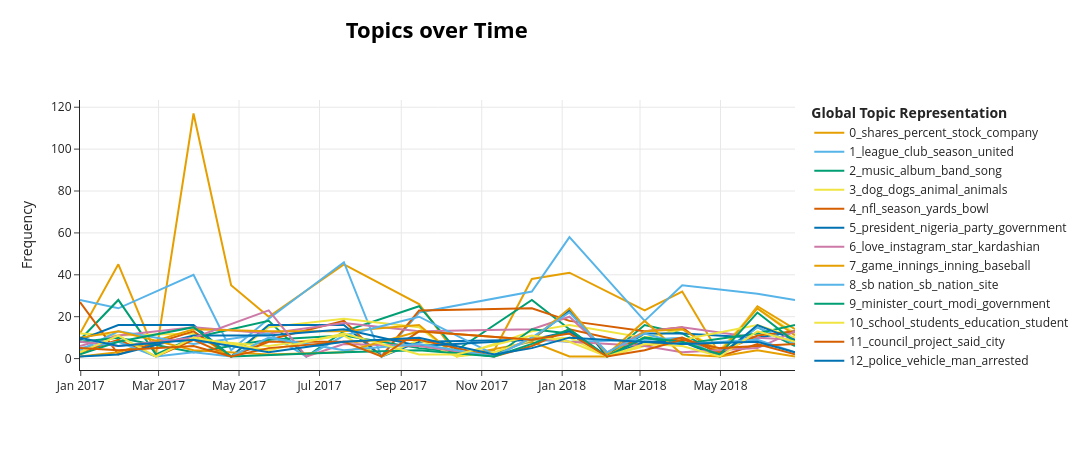

Notebook code cell kept with this figure:
### Code cell
# visualize the topics over time:
temporal_topic_model.visualize_topics_over_time(topics_over_time, top_n_topics=20)

### Figure 1 — Plotly figure (JSON) as saved in the notebook; plotly's stock layout.template omitted (floating-point values rounded to 4 significant figures)
{"data": [{"hoverinfo": "text", "hovertext": ["<b>Topic 0</b><br>Words: shares, company, ally, ally financial, financial", "<b>Topic 0</b><br>Words: percent, shares, price, market, company", "<b>Topic 0</b><br>Words: rooms, department, expenses, percent, labor", "<b>Topic 0</b><br>Words: percent, shares, company, fitch, million", "<b>Topic 0</b><br>Words: fitch, company, percent, q1, ratings", "<b>Topic 0</b><br>Words: rates, shares, debt, cent, company", "<b>Topic 0</b><br>Words: percent, growth, quarter, company, stock", "<b>Topic 0</b><br>Words: shares, stock, price, company, quarter", "<b>Topic 0</b><br>Words: powell, cent, rate cent, rate, deposits", "<b>Topic 0</b><br>Words: fed, oil, strategies, investors, rate", "<b>Topic 0</b><br>Words: percent, index, shares, inflation, fed", "<b>Topic 0</b><br>Words: stock, percent, shares, billion, analysts", "<b>Topic 0</b><br>Words: fed, percent, stock, rate, price", "<b>Topic 0</b><br>Words: quarter, market, shares, stock, percent", "<b>Topic 0</b><br>Words: arrowhead, stock, pharma, atr, analysts", "<b>Topic 0</b><br>Words: shares, bank, stock, rate, investors", "<b>Topic 0</b><br>Words: inflation, prices, scotiabank, percent, bank"], "marker": {"color": "#E69F00"}, "mode": "lines", "name": "0_shares_percent_stock_company", "type": "scatter", "x": ["2016-12-31T10:19:12", "2017-01-29T12:00:00", "2017-02-27T00:00:00", "2017-03-27T12:00:00", "2017-04-25T00:00:00", "2017-05-23T12:00:00", "2017-07-19T12:00:00", "2017-09-14T12:00:00", "2017-10-13T00:00:00", "2017-11-10T12:00:00", "2017-12-09T00:00:00", "2018-01-06T12:00:00", "2018-03-04T12:00:00", "2018-04-02T00:00:00", "2018-04-30T12:00:00", "2018-05-29T00:00:00", "2018-06-26T12:00:00"], "y": [12, 45, 2, 117, 35, 20, 45, 26, 2, 4, 38, 41, 23, 32, 2, 25, 14]}, {"hoverinfo": "text", "hovertext": ["<b>Topic 1</b><br>Words: league, premier league, club, united, season", "<b>Topic 1</b><br>Words: league, club, goal, manchester, arsenal", "<b>Topic 1</b><br>Words: chelsea, league, season, club, united", "<b>Topic 1</b><br>Words: league, mourinho, liverpool, bailly, season", "<b>Topic 1</b><br>Words: league, club, season, premier, premier league", "<b>Topic 1</b><br>Words: league, premier league, united, premier, bt sport", "<b>Topic 1</b><br>Words: valley police, perfect opportunity, thames valley, thames, motorists", "<b>Topic 1</b><br>Words: league, club, flags, team, season", "<b>Topic 1</b><br>Words: league, united, club, season, win", "<b>Topic 1</b><br>Words: league, club, united, premier league, season", "<b>Topic 1</b><br>Words: league, club, season, manchester, walsh", "<b>Topic 1</b><br>Words: villa, league, season, club, champions", "<b>Topic 1</b><br>Words: league, club, chelsea, players, madrid", "<b>Topic 1</b><br>Words: club, league, season, madrid, roosters"], "marker": {"color": "#56B4E9"}, "mode": "lines", "name": "1_league_club_season_united", "type": "scatter", "x": ["2016-12-31T10:19:12", "2017-01-29T12:00:00", "2017-03-27T12:00:00", "2017-04-25T00:00:00", "2017-05-23T12:00:00", "2017-07-19T12:00:00", "2017-08-17T00:00:00", "2017-09-14T12:00:00", "2017-12-09T00:00:00", "2018-01-06T12:00:00", "2018-03-04T12:00:00", "2018-04-02T00:00:00", "2018-05-29T00:00:00", "2018-06-26T12:00:00"], "y": [28, 24, 40, 4, 19, 46, 1, 22, 32, 58, 18, 35, 31, 28]}, {"hoverinfo": "text", "hovertext": ["<b>Topic 2</b><br>Words: carey, music, favorite, new year, productions", "<b>Topic 2</b><br>Words: music, album, song, band, singer", "<b>Topic 2</b><br>Words: wood, musical, residing, monk, lent", "<b>Topic 2</b><br>Words: prince, arena, band, album, tour", "<b>Topic 2</b><br>Words: album, music, band, love, song", "<b>Topic 2</b><br>Words: album, previously, tracks, variety, original version", "<b>Topic 2</b><br>Words: music, band, album, concert, song", "<b>Topic 2</b><br>Words: ballet, music, album, poppy, segerstrom", "<b>Topic 2</b><br>Words: music, label, band, kelly, says", "<b>Topic 2</b><br>Words: music, band, album, songs, song", "<b>Topic 2</b><br>Words: music, album, grammy, song, jazz", "<b>Topic 2</b><br>Words: companies share, process making, alicia, powell, oscar", "<b>Topic 2</b><br>Words: band, concert, music, song, dance", "<b>Topic 2</b><br>Words: miami, music, diet, band, video", "<b>Topic 2</b><br>Words: rocket man, rocket, elton john, elton, composed", "<b>Topic 2</b><br>Words: band, music, album, songs, black", "<b>Topic 2</b><br>Words: music, chichester, whats, day green, festival"], "marker": {"color": "#009E73"}, "mode": "lines", "name": "2_music_album_band_song", "type": "scatter", "x": ["2016-12-31T10:19:12", "2017-01-29T12:00:00", "2017-02-27T00:00:00", "2017-03-27T12:00:00", "2017-05-23T12:00:00", "2017-06-21T00:00:00", "2017-07-19T12:00:00", "2017-09-14T12:00:00", "2017-10-13T00:00:00", "2017-12-09T00:00:00", "2018-01-06T12:00:00", "2018-02-04T00:00:00", "2018-03-04T12:00:00", "2018-04-02T00:00:00", "2018-04-30T12:00:00", "2018-05-29T00:00:00", "2018-06-26T12:00:00"], "y": [9, 28, 2, 10, 18, 1, 13, 25, 4, 28, 14, 1, 16, 12, 2, 15, 6]}, {"hoverinfo": "text", "hovertext": ["<b>Topic 3</b><br>Words: dog, ivory, dogs, said, year", "<b>Topic 3</b><br>Words: rumor, boyles, dog, westminster, hatfield", "<b>Topic 3</b><br>Words: rabbit, ash, species, tree, dogs", "<b>Topic 3</b><br>Words: flight, cat, seated, said told, united flight", "<b>Topic 3</b><br>Words: dog, dogs, labrador, muskrat, hunter", "<b>Topic 3</b><br>Words: 40, bella, shark, dog, moose", "<b>Topic 3</b><br>Words: deer, animal, bird, disease, animals", "<b>Topic 3</b><br>Words: kittens, yoga, play able, people relax, adoptions", "<b>Topic 3</b><br>Words: deer, cats, dog, burgess, turtle", "<b>Topic 3</b><br>Words: dog, animal, dogs, whitefish, harri", "<b>Topic 3</b><br>Words: whales, shark, fishing, lion, zoo", "<b>Topic 3</b><br>Words: elephants, animals, nest, dogs, dog", "<b>Topic 3</b><br>Words: new zealand, zealand, cows, 000 cows, 150 000", "<b>Topic 3</b><br>Words: pet, dog, pets, cats, dogs", "<b>Topic 3</b><br>Words: dogs, bear, animals, dog, animal"], "marker": {"color": "#F0E442"}, "mode": "lines", "name": "3_dog_dogs_animal_animals", "type": "scatter", "x": ["2016-12-31T10:19:12", "2017-01-29T12:00:00", "2017-03-27T12:00:00", "2017-04-25T00:00:00", "2017-05-23T12:00:00", "2017-07-19T12:00:00", "2017-09-14T12:00:00", "2017-10-13T00:00:00", "2017-12-09T00:00:00", "2018-01-06T12:00:00", "2018-03-04T12:00:00", "2018-04-02T00:00:00", "2018-04-30T12:00:00", "2018-05-29T00:00:00", "2018-06-26T12:00:00"], "y": [12, 11, 12, 1, 15, 19, 15, 1, 13, 16, 10, 14, 4, 24, 12]}, {"hoverinfo": "text", "hovertext": ["<b>Topic 4</b><br>Words: nfl, season, yards, game, coach", "<b>Topic 4</b><br>Words: night lights, lights, sports, political, documentary series", "<b>Topic 4</b><br>Words: super bowl, bowl, super, season, offseason", "<b>Topic 4</b><br>Words: packers, round, overall, nfl, draft", "<b>Topic 4</b><br>Words: mcmanus, ingram, beasley, cowboys, nfl", "<b>Topic 4</b><br>Words: super bowl, bowl, nfl, super, season", "<b>Topic 4</b><br>Words: packer, seattle, rodgers, defense, yards", "<b>Topic 4</b><br>Words: nfl, week, season, yards, game", "<b>Topic 4</b><br>Words: nfl, season, yards, quarterback, game", "<b>Topic 4</b><br>Words: bowl, super bowl, patriots, super, brady", "<b>Topic 4</b><br>Words: nfl, rams, season, notre dame, notre", "<b>Topic 4</b><br>Words: draft, nfl, quarterback, ucla, miller", "<b>Topic 4</b><br>Words: vinatieri, yards, nfl, record, saints", "<b>Topic 4</b><br>Words: espn, beadle, greenberg, nfl, chiefs", "<b>Topic 4</b><br>Words: cowboys, america team, ryan, team, dallas cowboys"], "marker": {"color": "#D55E00"}, "mode": "lines", "name": "4_nfl_season_yards_bowl", "type": "scatter", "x": ["2016-12-31T10:19:12", "2017-01-29T12:00:00", "2017-03-27T12:00:00", "2017-04-25T00:00:00", "2017-05-23T12:00:00", "2017-07-19T12:00:00", "2017-08-17T00:00:00", "2017-09-14T12:00:00", "2017-12-09T00:00:00", "2018-01-06T12:00:00", "2018-03-04T12:00:00", "2018-04-02T00:00:00", "2018-04-30T12:00:00", "2018-05-29T00:00:00", "2018-06-26T12:00:00"], "y": [27, 2, 13, 1, 9, 18, 1, 23, 24, 18, 13, 15, 1, 7, 2]}, {"hoverinfo": "text", "hovertext": ["<b>Topic 5</b><br>Words: nigeria, president, rivers, alkali, state", "<b>Topic 5</b><br>Words: president, party, nigeria, gambia, prof", "<b>Topic 5</b><br>Words: president, zuma, party, mugabe, mnangagwa", "<b>Topic 5</b><br>Words: action task, law office, including law, financial action, increased scrutiny", "<b>Topic 5</b><br>Words: nigeria, click, share, ask, tribunal", "<b>Topic 5</b><br>Words: party, anc, president, buhari, chairperson", "<b>Topic 5</b><br>Words: region, addo, state agreed, president, council state", "<b>Topic 5</b><br>Words: mnangagwa, mugabe, president, addo, zanu", "<b>Topic 5</b><br>Words: party, pdp, convention, national, 2019", "<b>Topic 5</b><br>Words: nigeria, kanu, president, court, god", "<b>Topic 5</b><br>Words: kenya, celebrations, south africa, undertook, day celebrations", "<b>Topic 5</b><br>Words: land, sars, property, buhari, president", "<b>Topic 5</b><br>Words: nigeria, state, police, buhari, benue", "<b>Topic 5</b><br>Words: investigative journalism, nigeria, government, zanu, zanu pf", "<b>Topic 5</b><br>Words: party, president, elections, dpp, government"], "marker": {"color": "#0072B2"}, "mode": "lines", "name": "5_president_nigeria_party_government", "type": "scatter", "x": ["2016-12-31T10:19:12", "2017-01-29T12:00:00", "2017-03-27T12:00:00", "2017-04-25T00:00:00", "2017-05-23T12:00:00", "2017-07-19T12:00:00", "2017-08-17T00:00:00", "2017-09-14T12:00:00", "2017-12-09T00:00:00", "2018-01-06T12:00:00", "2018-02-04T00:00:00", "2018-03-04T12:00:00", "2018-04-02T00:00:00", "2018-05-29T00:00:00", "2018-06-26T12:00:00"], "y": [9, 16, 16, 1, 16, 16, 1, 8, 9, 23, 1, 12, 12, 10, 13]}, {"hoverinfo": "text", "hovertext": ["<b>Topic 6</b><br>Words: luann, born, wedding, zarin, jill zarin", "<b>Topic 6</b><br>Words: ruth, rosario, love, rosario dawson, eric", "<b>Topic 6</b><br>Words: thread link, thread, reply, link, parent thread", "<b>Topic 6</b><br>Words: beyoncé, twins, june 14, 14 2017, kylie", "<b>Topic 6</b><br>Words: richie, angelina, ashley, love, heidi", "<b>Topic 6</b><br>Words: kardashian, lorde, disick, love, like", "<b>Topic 6</b><br>Words: amc, comics, rick, carl, toffolo", "<b>Topic 6</b><br>Words: courtney, video, ann, winner, star", "<b>Topic 6</b><br>Words: britney, uma, josh, kevin, stamos", "<b>Topic 6</b><br>Words: tricia, love, hannah, vicki, family", "<b>Topic 6</b><br>Words: accident, wardrobe, purpose, faryal, dress", "<b>Topic 6</b><br>Words: kardashian, ashley, true, danielle, justgiving", "<b>Topic 6</b><br>Words: blair, scarlett, love, instagram, noel"], "marker": {"color": "#CC79A7"}, "mode": "lines", "name": "6_love_instagram_star_kardashian", "type": "scatter", "x": ["2016-12-31T10:19:12", "2017-01-29T12:00:00", "2017-03-27T12:00:00", "2017-05-23T12:00:00", "2017-07-19T12:00:00", "2017-09-14T12:00:00", "2017-12-09T00:00:00", "2018-01-06T12:00:00", "2018-02-04T00:00:00", "2018-03-04T12:00:00", "2018-04-02T00:00:00", "2018-05-29T00:00:00", "2018-06-26T12:00:00"], "y": [6, 11, 15, 12, 17, 13, 14, 20, 3, 13, 15, 10, 9]}, {"hoverinfo": "text", "hovertext": ["<b>Topic 7</b><br>Words: st louis, louis, stillman, time talked, winter classic", "<b>Topic 7</b><br>Words: baseball, season, hander, manager, catchers", "<b>Topic 7</b><br>Words: season, game, runs, innings, games", "<b>Topic 7</b><br>Words: hits, innings, inning, plate, game", "<b>Topic 7</b><br>Words: inning, game, stanton, chapo, el chapo", "<b>Topic 7</b><br>Words: game, series, royals, sox, elks", "<b>Topic 7</b><br>Words: inning, warren, game, chapman, pitched", "<b>Topic 7</b><br>Words: yankees, maris, stanton, baseball, season", "<b>Topic 7</b><br>Words: thompson, team usa, chilton, usa, junior men", "<b>Topic 7</b><br>Words: maldonado, visits, mound, game, ramirez", "<b>Topic 7</b><br>Words: innings, pitcher, game, inning, hits", "<b>Topic 7</b><br>Words: innings, game, season, pitches, sox", "<b>Topic 7</b><br>Words: owensboro, shepherd, 12th season, season collegiate, league brand", "<b>Topic 7</b><br>Words: innings, game, inning, runs, season", "<b>Topic 7</b><br>Words: baseball, inning, game, innings, rays"], "marker": {"color": "#E69F00"}, "mode": "lines", "name": "7_game_innings_inning_baseball", "type": "scatter", "x": ["2016-12-31T10:19:12", "2017-01-29T12:00:00", "2017-03-27T12:00:00", "2017-05-23T12:00:00", "2017-07-19T12:00:00", "2017-09-14T12:00:00", "2017-10-13T00:00:00", "2017-12-09T00:00:00", "2018-01-06T12:00:00", "2018-02-04T00:00:00", "2018-03-04T12:00:00", "2018-04-02T00:00:00", "2018-04-30T12:00:00", "2018-05-29T00:00:00", "2018-06-26T12:00:00"], "y": [1, 3, 14, 13, 13, 16, 1, 8, 1, 1, 13, 14, 3, 24, 11]}, {"hoverinfo": "text", "hovertext": ["<b>Topic 8</b><br>Words: 2009, 2007, 2008, 2011, 2010", "<b>Topic 8</b><br>Words: 2014, 2015, 2013, 2016, account", "<b>Topic 8</b><br>Words: login, account, newsday, mic, subscriber", "<b>Topic 8</b><br>Words: subscriber, content, log, password, notifications", "<b>Topic 8</b><br>Words: cartoons, featured, week featured, category issues, editorials", "<b>Topic 8</b><br>Words: sb nation, sb, nation, site, advertisement", "<b>Topic 8</b><br>Words: aim, aol, chat, messenger, instant messenger", "<b>Topic 8</b><br>Words: notifications, click create, key words, search results, create", "<b>Topic 8</b><br>Words: postmedia, login, pages, rory, coin", "<b>Topic 8</b><br>Words: metro, news, bicara, news metro, pagi", "<b>Topic 8</b><br>Words: sign, account, sign using, email, registering", "<b>Topic 8</b><br>Words: nation, sign, site, identity politics, password", "<b>Topic 8</b><br>Words: articles, coverage news, access digital, enjoy best, ways hope", "<b>Topic 8</b><br>Words: newsletter, nation, sign, today newsletter, cbs sports", "<b>Topic 8</b><br>Words: metro, news, news metro, pagi, subscriber"], "marker": {"color": "#56B4E9"}, "mode": "lines", "name": "8_sb nation_sb_nation_site", "type": "scatter", "x": ["2016-12-31T10:19:12", "2017-01-29T12:00:00", "2017-03-27T12:00:00", "2017-05-23T12:00:00", "2017-06-21T00:00:00", "2017-07-19T12:00:00", "2017-09-14T12:00:00", "2017-11-10T12:00:00", "2017-12-09T00:00:00", "2018-01-06T12:00:00", "2018-03-04T12:00:00", "2018-04-02T00:00:00", "2018-04-30T12:00:00", "2018-05-29T00:00:00", "2018-06-26T12:00:00"], "y": [4, 13, 7, 12, 1, 11, 20, 2, 9, 8, 9, 10, 1, 15, 7]}, {"hoverinfo": "text", "hovertext": ["<b>Topic 9</b><br>Words: party, temple, women, desai, akhilesh", "<b>Topic 9</b><br>Words: assembly, minister, sinha, chief minister, urdu", "<b>Topic 9</b><br>Words: mallya, extradition, india, film, modern times", "<b>Topic 9</b><br>Words: farmers, flour, abdul, mla, naik", "<b>Topic 9</b><br>Words: modi, minister, ansari, gandhi, india", "<b>Topic 9</b><br>Words: gandhi, bjp, development, modi, shah", "<b>Topic 9</b><br>Words: sikkim, hon, mr justice, museum, high court", "<b>Topic 9</b><br>Words: modi, minister, prime minister, prime, gandhi", "<b>Topic 9</b><br>Words: kashmir, minister, police, azaadi, court", "<b>Topic 9</b><br>Words: clashes, republic day, uttar pradesh, uttar, pradesh", "<b>Topic 9</b><br>Words: court, high court, kashmir, government, bhat", "<b>Topic 9</b><br>Words: minister, rape, court, woman, congress", "<b>Topic 9</b><br>Words: minister, chief, chief minister, assam, government", "<b>Topic 9</b><br>Words: najib, court, minister, delhi, government"], "marker": {"color": "#009E73"}, "mode": "lines", "name": "9_minister_court_modi_government", "type": "scatter", "x": ["2016-12-31T10:19:12", "2017-01-29T12:00:00", "2017-03-27T12:00:00", "2017-05-23T12:00:00", "2017-07-19T12:00:00", "2017-09-14T12:00:00", "2017-11-10T12:00:00", "2017-12-09T00:00:00", "2018-01-06T12:00:00", "2018-02-04T00:00:00", "2018-03-04T12:00:00", "2018-04-02T00:00:00", "2018-05-29T00:00:00", "2018-06-26T12:00:00"], "y": [8, 10, 3, 9, 11, 5, 1, 14, 12, 1, 10, 7, 12, 16]}, {"hoverinfo": "text", "hovertext": ["<b>Topic 10</b><br>Words: guerra, nevada, connecting, nevada county, perseverance", "<b>Topic 10</b><br>Words: students, student, school, vision, education", "<b>Topic 10</b><br>Words: process creating, greeting, experimentation, evident, creating", "<b>Topic 10</b><br>Words: school, schools, students, program, education", "<b>Topic 10</b><br>Words: school, board, education, charter, king", "<b>Topic 10</b><br>Words: school, schools, uci, homework, students", "<b>Topic 10</b><br>Words: professional, educators, professional development, learning, tennessee", "<b>Topic 10</b><br>Words: school, students, college, dong, student", "<b>Topic 10</b><br>Words: mohawk, classroom, welding, thousand feet, city school", "<b>Topic 10</b><br>Words: school, board, dresden, school board, elementary", "<b>Topic 10</b><br>Words: school, students, high school, student, gifted", "<b>Topic 10</b><br>Words: school, dutta, students, education, college", "<b>Topic 10</b><br>Words: school, aid, counselors, students, schools", "<b>Topic 10</b><br>Words: turning point, students, school, turning, creighton", "<b>Topic 10</b><br>Words: school, student, schools, students, education", "<b>Topic 10</b><br>Words: school, students, education, schools, high school", "<b>Topic 10</b><br>Words: schools, school, knowledge, durand, education"], "marker": {"color": "#F0E442"}, "mode": "lines", "name": "10_school_students_education_student", "type": "scatter", "x": ["2016-12-31T10:19:12", "2017-01-29T12:00:00", "2017-02-27T00:00:00", "2017-03-27T12:00:00", "2017-05-23T12:00:00", "2017-07-19T12:00:00", "2017-08-17T00:00:00", "2017-09-14T12:00:00", "2017-10-13T00:00:00", "2017-11-10T12:00:00", "2017-12-09T00:00:00", "2018-01-06T12:00:00", "2018-02-04T00:00:00", "2018-03-04T12:00:00", "2018-04-02T00:00:00", "2018-05-29T00:00:00", "2018-06-26T12:00:00"], "y": [2, 9, 1, 9, 6, 11, 1, 9, 1, 3, 9, 10, 1, 6, 9, 16, 10]}, {"hoverinfo": "text", "hovertext": ["<b>Topic 11</b><br>Words: lancashire, citgo, oak, ribble, preston", "<b>Topic 11</b><br>Words: mansion, traffic, semple, plastic, wedding", "<b>Topic 11</b><br>Words: minnesota, economic, southeast, planning, fourth quarter", "<b>Topic 11</b><br>Words: bart, railway, sutton, museum, allison", "<b>Topic 11</b><br>Words: toowoomba, contributed, home, sqm, rd", "<b>Topic 11</b><br>Words: flyover, joints, bridge, work, project", "<b>Topic 11</b><br>Words: frazier, council, city, charlie, council members", "<b>Topic 11</b><br>Words: museum, railway, electric, buffalo, permit", "<b>Topic 11</b><br>Words: caltrans, southbound, lanes, project, mph speed", "<b>Topic 11</b><br>Words: metro, considine, railway, akron, line", "<b>Topic 11</b><br>Words: council, roads, building, said, coast", "<b>Topic 11</b><br>Words: motorway, streets, housing, children, freeway", "<b>Topic 11</b><br>Words: trains, village, bridge, london, london bridge", "<b>Topic 11</b><br>Words: pool, new location, spas, apartment, daniel", "<b>Topic 11</b><br>Words: amtrak, ranch, plastic, cars, camel", "<b>Topic 11</b><br>Words: cleaning, project, amherst, museum, pushkin"], "marker": {"color": "#D55E00"}, "mode": "lines", "name": "11_council_project_said_city", "type": "scatter", "x": ["2016-12-31T10:19:12", "2017-01-29T12:00:00", "2017-02-27T00:00:00", "2017-03-27T12:00:00", "2017-04-25T00:00:00", "2017-05-23T12:00:00", "2017-07-19T12:00:00", "2017-09-14T12:00:00", "2017-11-10T12:00:00", "2017-12-09T00:00:00", "2018-01-06T12:00:00", "2018-03-04T12:00:00", "2018-04-02T00:00:00", "2018-04-30T12:00:00", "2018-05-29T00:00:00", "2018-06-26T12:00:00"], "y": [3, 9, 1, 9, 1, 8, 8, 9, 1, 6, 14, 6, 10, 3, 11, 13]}, {"hoverinfo": "text", "hovertext": ["<b>Topic 12</b><br>Words: bowers, palm beach, beach post, palm, dec 27", "<b>Topic 12</b><br>Words: feb, arrested, charged, degree, plainville", "<b>Topic 12</b><br>Words: vehicle, police, theft, block, arrested", "<b>Topic 12</b><br>Words: police, hendersonville, charged, man, police said", "<b>Topic 12</b><br>Words: police, arrested, officer, man, old male", "<b>Topic 12</b><br>Words: sept, police, vehicle, ellsworth, reported", "<b>Topic 12</b><br>Words: police, man, cornwall, robbery, charged", "<b>Topic 12</b><br>Words: warrant issued, warrant, district court, issued, 250", "<b>Topic 12</b><br>Words: woman caught, month story, looking man, caught camera, police looking", "<b>Topic 12</b><br>Words: police, man, lip, officers, vehicle", "<b>Topic 12</b><br>Words: police, reinking, livermore, man, robbery", "<b>Topic 12</b><br>Words: supreme court, court, supreme, warrant, police", "<b>Topic 12</b><br>Words: police, suspect, seattle, robberies, croft", "<b>Topic 12</b><br>Words: police, suspect, man, courts, yaqoob"], "marker": {"color": "#0072B2"}, "mode": "lines", "name": "12_police_vehicle_man_arrested", "type": "scatter", "x": ["2016-12-31T10:19:12", "2017-01-29T12:00:00", "2017-03-27T12:00:00", "2017-05-23T12:00:00", "2017-07-19T12:00:00", "2017-09-14T12:00:00", "2017-12-09T00:00:00", "2018-01-06T12:00:00", "2018-02-04T00:00:00", "2018-03-04T12:00:00", "2018-04-02T00:00:00", "2018-04-30T12:00:00", "2018-05-29T00:00:00", "2018-06-26T12:00:00"], "y": [1, 2, 11, 11, 14, 6, 9, 13, 1, 8, 8, 1, 16, 9]}, {"hoverinfo": "text", "hovertext": ["<b>Topic 13</b><br>Words: griffith, alamo, firefighters, rotary, meyer", "<b>Topic 13</b><br>Words: explosion, transmission lines, firefighters, miles, texas", "<b>Topic 13</b><br>Words: firefighters, smoke, london, burns, injuries", "<b>Topic 13</b><br>Words: tower, grenfell, grenfell tower, firefighters, blaze", "<b>Topic 13</b><br>Words: bridge, visitors, heartfelt, park, bunk", "<b>Topic 13</b><br>Words: fires, firefighters, wildfire, tower, portugal", "<b>Topic 13</b><br>Words: cranford, factory, department, karachi, foley", "<b>Topic 13</b><br>Words: mulch, riverside drive, reported 11, 11 50, firefighters", "<b>Topic 13</b><br>Words: firefighters, crews, blaze, lorry, 8news", "<b>Topic 13</b><br>Words: temple, fires, firefighters, packs, shops", "<b>Topic 13</b><br>Words: gunpowder, canal, nottingham, explosion, barrels", "<b>Topic 13</b><br>Words: retirement, availed, chief, stand, firefighters", "<b>Topic 13</b><br>Words: macquarie, building, scaffolding, nsw, wildfire", "<b>Topic 13</b><br>Words: firefighters, wildfire, blaze, fireworks, kelowna"], "marker": {"color": "#CC79A7"}, "mode": "lines", "name": "13_firefighters_tower_grenfell_grenfell ...", "type": "scatter", "x": ["2016-12-31T10:19:12", "2017-01-29T12:00:00", "2017-03-27T12:00:00", "2017-05-23T12:00:00", "2017-06-21T00:00:00", "2017-07-19T12:00:00", "2017-09-14T12:00:00", "2017-11-10T12:00:00", "2017-12-09T00:00:00", "2018-01-06T12:00:00", "2018-03-04T12:00:00", "2018-04-02T00:00:00", "2018-05-29T00:00:00", "2018-06-26T12:00:00"], "y": [8, 6, 10, 23, 1, 7, 6, 1, 10, 8, 6, 3, 5, 13]}, {"hoverinfo": "text", "hovertext": ["<b>Topic 14</b><br>Words: points, game, mw, mizzou, 12", "<b>Topic 14</b><br>Words: points, game, wildcats, lady, lead", "<b>Topic 14</b><br>Words: mountain brook, brook, hurdles, points, mountain", "<b>Topic 14</b><br>Words: rayne, sun, crowley, points, liberty", "<b>Topic 14</b><br>Words: field hockey, conference championship, coach, conference, usm", "<b>Topic 14</b><br>Words: yards, poole, yard, game, points", "<b>Topic 14</b><br>Words: points, scored, game, basketball, 10", "<b>Topic 14</b><br>Words: points, state, game, 00, play", "<b>Topic 14</b><br>Words: harlan, green, lady, points, county", "<b>Topic 14</b><br>Words: points, game, tournament, scored, ncaa", "<b>Topic 14</b><br>Words: second set, santos, finals, bahamas, bell", "<b>Topic 14</b><br>Words: big 12, baylor, bears, tcu, tournament", "<b>Topic 14</b><br>Words: central league, dunbar, aces, team, state", "<b>Topic 14</b><br>Words: appalachian state, appalachian, state, mountaineers, lb"], "marker": {"color": "#E69F00"}, "mode": "lines", "name": "14_points_game_state_scored", "type": "scatter", "x": ["2016-12-31T10:19:12", "2017-01-29T12:00:00", "2017-03-27T12:00:00", "2017-05-23T12:00:00", "2017-07-19T12:00:00", "2017-09-14T12:00:00", "2017-12-09T00:00:00", "2018-01-06T12:00:00", "2018-02-04T00:00:00", "2018-03-04T12:00:00", "2018-04-02T00:00:00", "2018-04-30T12:00:00", "2018-05-29T00:00:00", "2018-06-26T12:00:00"], "y": [10, 13, 4, 2, 3, 13, 9, 24, 2, 18, 2, 1, 4, 1]}, {"hoverinfo": "text", "hovertext": ["<b>Topic 15</b><br>Words: trump, obama, president, president elect, elect", "<b>Topic 15</b><br>Words: flynn, trump, house, republicans, intelligence", "<b>Topic 15</b><br>Words: barry, cia, intelligence, cohen, national security", "<b>Topic 15</b><br>Words: white house, trump, house, white, obama", "<b>Topic 15</b><br>Words: intelligence, nsa, foreign intelligence, surveillance, records", "<b>Topic 15</b><br>Words: sessions, comey, trump, fbi, investigation", "<b>Topic 15</b><br>Words: violence, trump, dnc, president, lies", "<b>Topic 15</b><br>Words: trump, president, republicans, disapprove, americans", "<b>Topic 15</b><br>Words: mueller, trump, dowd, fbi, president", "<b>Topic 15</b><br>Words: fusion, trump, mr, steele, fbi", "<b>Topic 15</b><br>Words: trump, memo, fbi, investigation, steele", "<b>Topic 15</b><br>Words: trump, fbi, comey, memo, russian", "<b>Topic 15</b><br>Words: trump, mccabe, fbi, mueller, special counsel", "<b>Topic 15</b><br>Words: trump, comey, mccabe, fbi, russia", "<b>Topic 15</b><br>Words: trump, fbi, cohen, sessions, president", "<b>Topic 15</b><br>Words: trump, perez, democratic, national committee, democratic national"], "marker": {"color": "#56B4E9"}, "mode": "lines", "name": "15_trump_fbi_president_investigation", "type": "scatter", "x": ["2016-12-31T10:19:12", "2017-01-29T12:00:00", "2017-02-27T00:00:00", "2017-03-27T12:00:00", "2017-04-25T00:00:00", "2017-05-23T12:00:00", "2017-07-19T12:00:00", "2017-09-14T12:00:00", "2017-11-10T12:00:00", "2017-12-09T00:00:00", "2018-01-06T12:00:00", "2018-02-04T00:00:00", "2018-03-04T12:00:00", "2018-04-02T00:00:00", "2018-05-29T00:00:00", "2018-06-26T12:00:00"], "y": [5, 8, 1, 3, 1, 10, 4, 7, 1, 10, 22, 3, 12, 7, 9, 3]}, {"hoverinfo": "text", "hovertext": ["<b>Topic 16</b><br>Words: coach, blue devils, deangelo, devils, krzyzewski", "<b>Topic 16</b><br>Words: nba, game, james, points, basketball", "<b>Topic 16</b><br>Words: nba, houston, game, ap david, david phillip", "<b>Topic 16</b><br>Words: james, lebron, minutes, raptors, playoff", "<b>Topic 16</b><br>Words: nba, indiana, pacers, george, nba draft", "<b>Topic 16</b><br>Words: mailbag, ball, lee, lakers, game", "<b>Topic 16</b><br>Words: warriors, blazers, sportsline, model, picks", "<b>Topic 16</b><br>Words: nba, thompson, heat, erik, cavs", "<b>Topic 16</b><br>Words: antetokounmpo, kidd, nba, bulls, game", "<b>Topic 16</b><br>Words: clippers, suns, phoenix, 2018 phoenix, feb 23", "<b>Topic 16</b><br>Words: nba, memphis, hardaway, game, pistons", "<b>Topic 16</b><br>Words: westbrook, game, nba, thunder, curry", "<b>Topic 16</b><br>Words: sixers, brown, nba, 76ers, coach", "<b>Topic 16</b><br>Words: nba, warriors, finals, lebron, james", "<b>Topic 16</b><br>Words: lakers, lebron, nba, cousins, james"], "marker": {"color": "#009E73"}, "mode": "lines", "name": "16_nba_game_james_lebron", "type": "scatter", "x": ["2016-12-31T10:19:12", "2017-01-29T12:00:00", "2017-03-27T12:00:00", "2017-04-25T00:00:00", "2017-07-19T12:00:00", "2017-09-14T12:00:00", "2017-11-10T12:00:00", "2017-12-09T00:00:00", "2018-01-06T12:00:00", "2018-02-04T00:00:00", "2018-03-04T12:00:00", "2018-04-02T00:00:00", "2018-04-30T12:00:00", "2018-05-29T00:00:00", "2018-06-26T12:00:00"], "y": [2, 8, 15, 1, 3, 4, 1, 7, 14, 1, 10, 8, 2, 22, 8]}, {"hoverinfo": "text", "hovertext": ["<b>Topic 17</b><br>Words: apple, galaxy, display, inch, phones", "<b>Topic 17</b><br>Words: data, machine learning, phone, mobile, verizon", "<b>Topic 17</b><br>Words: copa, tao, automation, ai, consulting", "<b>Topic 17</b><br>Words: intel, chatbot, idf, tata, penske", "<b>Topic 17</b><br>Words: language, arts sciences, sciences, arts, google", "<b>Topic 17</b><br>Words: iphone, camera, pro, apple, phone", "<b>Topic 17</b><br>Words: pixel, unlimited, google, storage, photos", "<b>Topic 17</b><br>Words: windows 10, windows, lean, 10, microsoft", "<b>Topic 17</b><br>Words: samsung, semiconductor, data, android, google", "<b>Topic 17</b><br>Words: supply chain, chain, core, supply, chain management", "<b>Topic 17</b><br>Words: microsoft, intel, spectre, windows, pcs", "<b>Topic 17</b><br>Words: intel, memory, instant, google, spectre", "<b>Topic 17</b><br>Words: samsung, dose, plugin, google, apps", "<b>Topic 17</b><br>Words: cfd, solver, interface, cad, simulation", "<b>Topic 17</b><br>Words: lg, v35, camera, v30, google", "<b>Topic 17</b><br>Words: market, samsung, solid, edge, ticketing"], "marker": {"color": "#F0E442"}, "mode": "lines", "name": "17_samsung_camera_data_google", "type": "scatter", "x": ["2016-12-31T10:19:12", "2017-01-29T12:00:00", "2017-02-27T00:00:00", "2017-03-27T12:00:00", "2017-05-23T12:00:00", "2017-07-19T12:00:00", "2017-09-14T12:00:00", "2017-10-13T00:00:00", "2017-12-09T00:00:00", "2018-01-06T12:00:00", "2018-02-04T00:00:00", "2018-03-04T12:00:00", "2018-04-02T00:00:00", "2018-04-30T12:00:00", "2018-05-29T00:00:00", "2018-06-26T12:00:00"], "y": [3, 11, 1, 10, 4, 12, 2, 2, 11, 8, 1, 7, 6, 1, 13, 8]}, {"hoverinfo": "text", "hovertext": ["<b>Topic 18</b><br>Words: pickens, racial, food, meals, black people", "<b>Topic 18</b><br>Words: taco bell, taco, food, bell, cantina", "<b>Topic 18</b><br>Words: rice, asparagus, coulis, olive oil, olive", "<b>Topic 18</b><br>Words: growing power, allen, urban agriculture, agriculture, good food", "<b>Topic 18</b><br>Words: food, strawberries, biscuit, halo, burger", "<b>Topic 18</b><br>Words: tomato, estonia, beer, food, craft", "<b>Topic 18</b><br>Words: serbian, peppers, pub grill, grill, menu", "<b>Topic 18</b><br>Words: food, seeds, heat, chester, west chester", "<b>Topic 18</b><br>Words: fries, vegan, food, swansea, cheese", "<b>Topic 18</b><br>Words: pizza, food, restaurant, cheese, beef", "<b>Topic 18</b><br>Words: grill, pangea, moxie, cafe, bar", "<b>Topic 18</b><br>Words: thirsty, beers, rs, morsel, food", "<b>Topic 18</b><br>Words: food, kettle, post shared, lunch, shared", "<b>Topic 18</b><br>Words: cooker, slow, food, pot, 303", "<b>Topic 18</b><br>Words: cafe, food, grill, bread, twitter pinterest", "<b>Topic 18</b><br>Words: food, burger, burgers, cheese, fast food"], "marker": {"color": "#D55E00"}, "mode": "lines", "name": "18_food_restaurant_cooker_cheese", "type": "scatter", "x": ["2016-12-31T10:19:12", "2017-01-29T12:00:00", "2017-03-27T12:00:00", "2017-04-25T00:00:00", "2017-05-23T12:00:00", "2017-07-19T12:00:00", "2017-08-17T00:00:00", "2017-09-14T12:00:00", "2017-12-09T00:00:00", "2018-01-06T12:00:00", "2018-02-04T00:00:00", "2018-03-04T12:00:00", "2018-04-02T00:00:00", "2018-04-30T12:00:00", "2018-05-29T00:00:00", "2018-06-26T12:00:00"], "y": [5, 4, 6, 1, 5, 8, 1, 13, 9, 12, 1, 4, 9, 5, 6, 7]}, {"hoverinfo": "text", "hovertext": ["<b>Topic 19</b><br>Words: game, matthews, nhl, goals, scored", "<b>Topic 19</b><br>Words: game, hockey, season, goal, leafs", "<b>Topic 19</b><br>Words: blackhawks, game, games, puck, team", "<b>Topic 19</b><br>Words: rogers, nhl, fleury, sportsnet, penguins", "<b>Topic 19</b><br>Words: game, nhl, team, season, play", "<b>Topic 19</b><br>Words: nhl, game, mcavoy, season, bruins", "<b>Topic 19</b><br>Words: toronto, seattle, sounders, altidore, mls", "<b>Topic 19</b><br>Words: homan, wings, game, team, nhl", "<b>Topic 19</b><br>Words: game, games, team, play, season", "<b>Topic 19</b><br>Words: skaters, game, games, season, team", "<b>Topic 19</b><br>Words: game, team, season, rangers, games", "<b>Topic 19</b><br>Words: knights, game, stanley cup, capitals, stanley", "<b>Topic 19</b><br>Words: hurricanes, leafs, season, islanders, hockey"], "marker": {"color": "#0072B2"}, "mode": "lines", "name": "19_game_nhl_season_team", "type": "scatter", "x": ["2016-12-31T10:19:12", "2017-01-29T12:00:00", "2017-03-27T12:00:00", "2017-05-23T12:00:00", "2017-07-19T12:00:00", "2017-09-14T12:00:00", "2017-11-10T12:00:00", "2017-12-09T00:00:00", "2018-01-06T12:00:00", "2018-03-04T12:00:00", "2018-04-02T00:00:00", "2018-05-29T00:00:00", "2018-06-26T12:00:00"], "y": [10, 6, 9, 3, 8, 10, 2, 5, 10, 8, 7, 8, 3]}], "layout": {"height": 450, "hoverlabel": {"bgcolor": "white", "font": {"family": "Rockwell", "size": 16}}, "legend": {"title": {"text": "<b>Global Topic Representation"}}, "title": {"font": {"color": "Black", "size": 22}, "text": "<b>Topics over Time</b>", "x": 0.4, "xanchor": "center", "y": 0.95, "yanchor": "top"}, "width": 1250, "xaxis": {"showgrid": true}, "yaxis": {"showgrid": true, "title": {"text": "Frequency"}}}}
